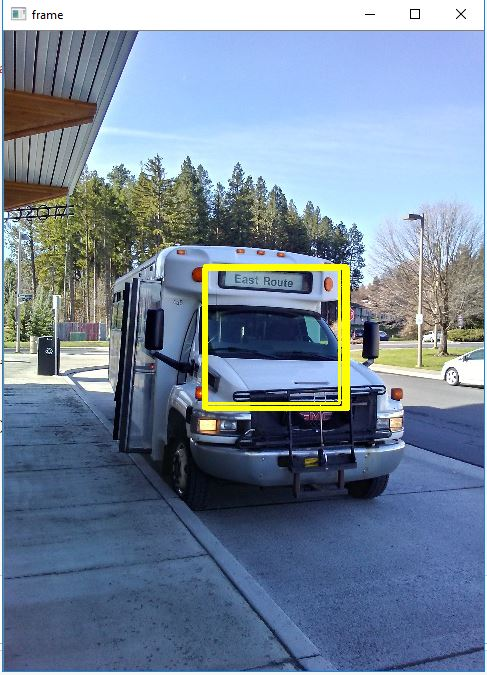
#> input picture bus_capture.JPG, 487 x 675 px, given in place of the camera
$ jupyter execute --allow-errors ECE_428_Project_Maximilian_Schnitker.ipynb   (text cells are left out)
#> lines starting #> are read from the running program, lines starting #| are printed output that depends on the picture; after the words box and inside, x2 and y2 are one past the last pixel; in counts of white or black regions, pixels touching at a corner belong together
[cell 1]
import cv2
import numpy as np
import matplotlib.pyplot as plt
img = cv2.imread('bus_pos1.jpg')
img2 = cv2.imread('bus_pos2.jpg')
#> (the rest of this cell did not finish here and is left out)

#> (a cell that did not finish here is left out)

[cell 3]
import numpy as np
import matplotlib.pyplot as plt
import cv2

# multiple cascades: https://github.com/Itseez/opencv/tree/master/data/haarcascades

#https://github.com/Itseez/opencv/blob/master/data/haarcascades/haarcascade_frontalface_default.xml
face_cascade = cv2.CascadeClassifier('haarcascade_frontalface_default.xml')
#https://github.com/Itseez/opencv/blob/master/data/haarcascades/haarcascade_eye.xml
eye_cascade = cv2.CascadeClassifier('haarcascade_eye.xml')

cap = cv2.VideoCapture(0)

while 1:
    ret, img = cap.read()
#> img is the input picture: shape (675, 487, 3); mean B, G, R 154.8, 134.2, 117.1
    gray = cv2.cvtColor(img, cv2.COLOR_BGR2GRAY)
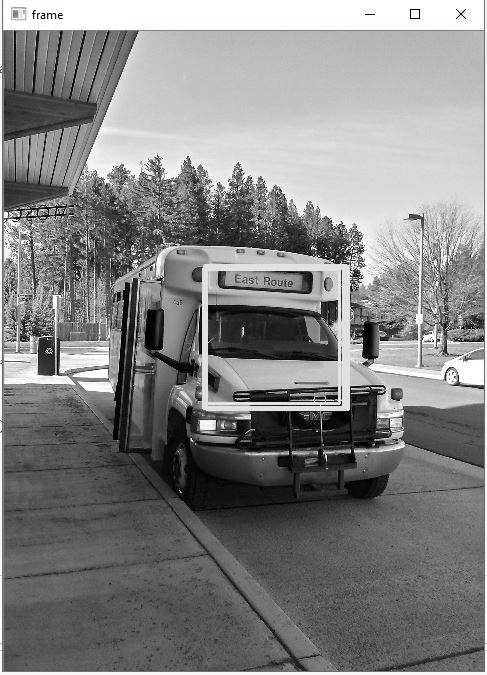
#> gray: shape (675, 487); min 0, max 255, mean 131.4
    faces = face_cascade.detectMultiScale(gray, 1.3, 2)
#> faces = ()

    for (x,y,w,h) in faces:
        cv2.rectangle(img,(x,y),(x+w,y+h),(255,0,0),2)
        roi_gray = gray[y:y+h, x:x+w]
        roi_color = img[y:y+h, x:x+w]

        eyes = eye_cascade.detectMultiScale(roi_gray)
        for (ex,ey,ew,eh) in eyes:
            cv2.rectangle(roi_color,(ex,ey),(ex+ew,ey+eh),(0,255,0),2)
#> this loop made 0 passes

    cv2.imshow('img',img)
    k = cv2.waitKey(30) & 0xff
#> (key Esc is pressed here)
    if k == 27:
        break

cap.release()
cv2.destroyAllWindows()

[cell 4]
cascade_src = 'Bus_front.xml'

frame = cv2.imread('bus_pos_small.jpg')
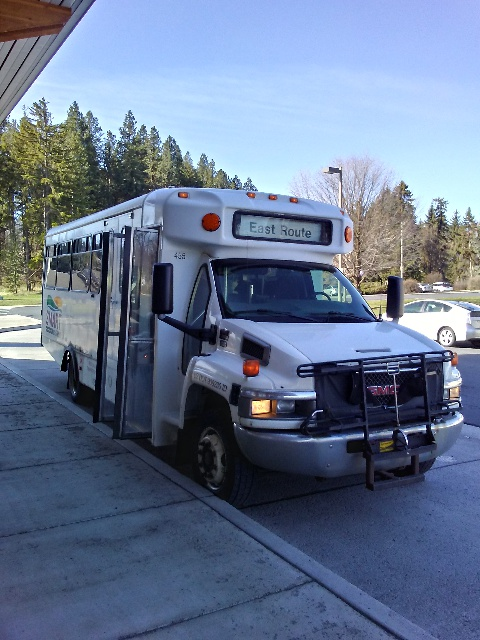
#> input picture bus_pos_small.jpg, 480 x 640 px
#> frame is the input picture: shape (640, 480, 3); mean B, G, R 144.8, 118.5, 103
fgbg = cv2.createBackgroundSubtractorMOG2()
bus_cascade = cv2.CascadeClassifier(cascade_src)


while True:
    img = frame
    fgbg.apply(img)
    if (type(img) == type(None)):
        break
    gray = cv2.cvtColor(img, cv2.COLOR_BGR2GRAY)
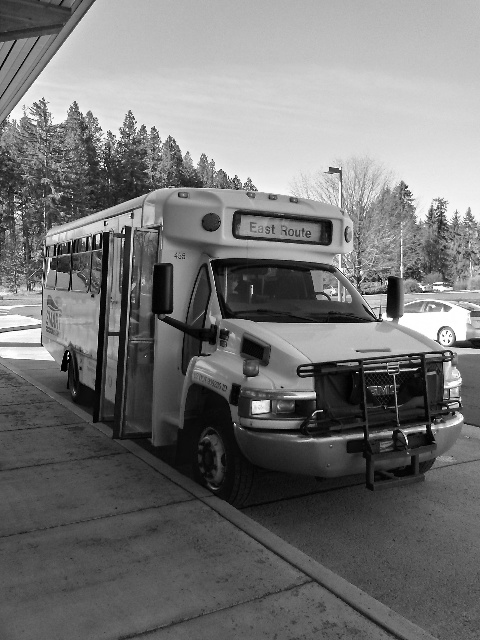
#> gray: shape (640, 480); min 0, max 255, mean 116.9

    bus1 = bus_cascade.detectMultiScale(gray, 1.0023, 5, flags = 1, minSize =(160,160))
#> bus1 = [[199, 199, 177, 177]]


    for (x,y,w,h) in bus1:
        cv2.rectangle(img,(x,y),(x+w,y+h),(0,255,255),2)
        font = cv2.FONT_HERSHEY_SIMPLEX
        cv2.putText(img, "Bus!", (x, y - 10), font, 0.55, (0,0,255), 2, cv2.LINE_AA)
#> this loop made 1 pass
#> (x, y, w, h, font) on pass 1: (199, 199, 177, 177, 0)
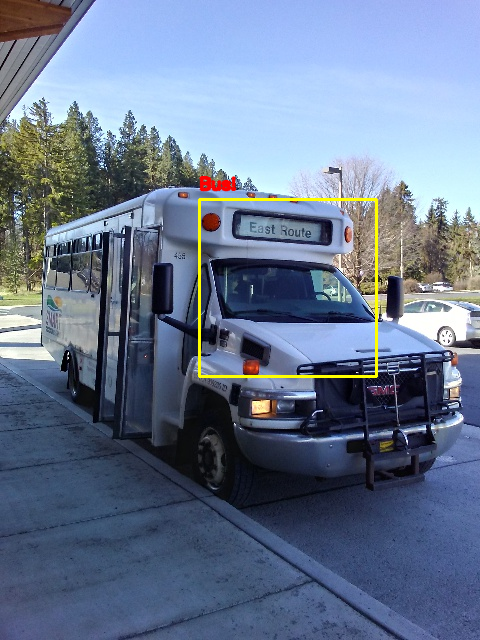
#> img: shape (640, 480, 3); 0.85% of pixels changed, all inside (x1, y1, x2, y2) = (198, 175, 378, 378)
    cv2.imshow('frame', img)

    if cv2.waitKey(33) == 27:
#> (key Esc is pressed here)
        break

cv2.destroyAllWindows()

print(np.sign(bus1))
#| [[1 1 1 1]]

if len(bus1) == 0:
    print("No bus in station")
else:
    print("Bus is in the frame and is coming!!!!")

[cell 5]
img_cap_neg = cv2.imread('no_bus1.jpg')
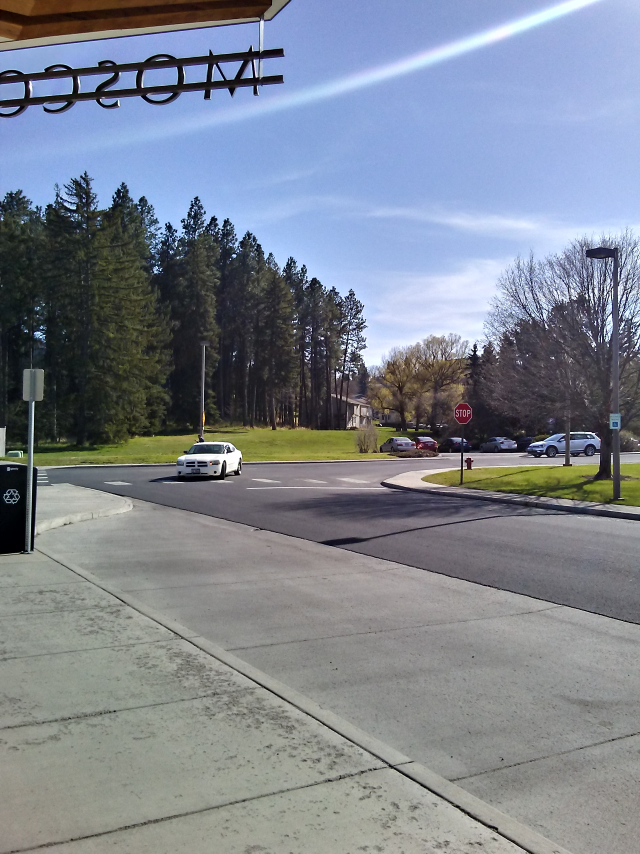
#> input picture no_bus1.jpg, 1920 x 2560 px (shown at 1/3 size)
#> img_cap_neg is the input picture: shape (2560, 1920, 3); mean B, G, R 142.5, 131.9, 125.4
test1 = cv2.resize(img_cap_neg, dsize=(480,640), interpolation = cv2.INTER_CUBIC)
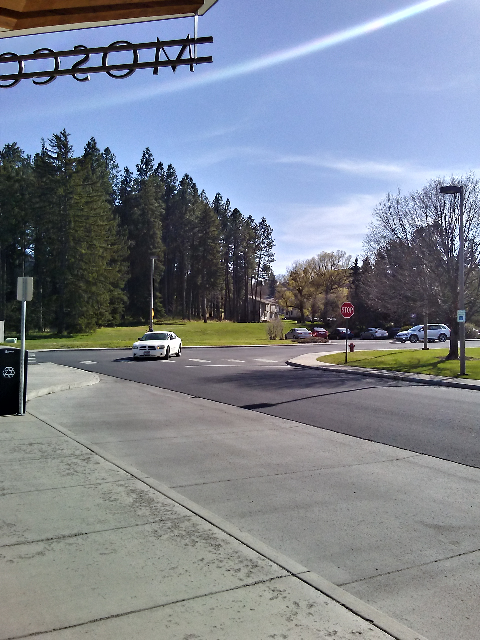
#> test1: shape (640, 480, 3); mean B, G, R 142.5, 131.9, 125.4
cv2.imwrite('neg_bus2_small.jpg',test1)
plt.imshow(test1, interpolation = 'bicubic')
plt.show()

[cell 6]
cascade_src = 'Bus_front.xml'

frame = cv2.imread('neg_bus2_small.jpg')
fgbg = cv2.createBackgroundSubtractorMOG2()
bus_cascade = cv2.CascadeClassifier(cascade_src)


while True:
    img = frame
    fgbg.apply(img)
    if (type(img) == type(None)):
        break
    gray = cv2.cvtColor(img, cv2.COLOR_BGR2GRAY)
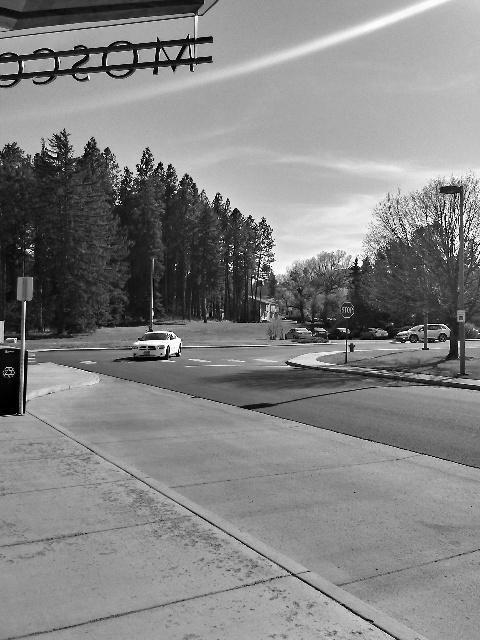
#> gray: shape (640, 480); min 0, max 255, mean 131.2

    bus2 = bus_cascade.detectMultiScale(gray, 1.0023, 5, flags = 0, minSize =(160,160))
#> bus2 = ()


    for (x,y,w,h) in bus2:
        cv2.rectangle(img,(x,y),(x+w,y+h),(0,255,255),2)
        font = cv2.FONT_HERSHEY_SIMPLEX
        cv2.putText(img, "Bus!", (x, y - 10), font, 0.55, (0,0,255), 2, cv2.LINE_AA)
    cv2.imshow('frame', img)

    if cv2.waitKey(33) == 27:
#> (key Esc is pressed here)
        break

cv2.destroyAllWindows()
print(np.sign(bus2))

if len(bus2) == 0:
    print("No bus in station")
else:
    print("Bus is coming!!!!")
